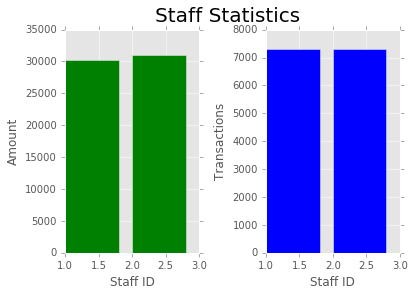

Write the Python code that produced this figure.
import psycopg2 as pg2
from matplotlib import pyplot as plt
from matplotlib import style
style.use('ggplot')
import numpy as np

conn = pg2. connect(database = 'dvdrental', user = 'postgres',
                    password = 'rishabhj')

cur = conn.cursor()

cur.execute('SELECT staff_id, SUM(amount) FROM payment GROUP BY staff_id ORDER BY staff_id')

amount_by_staff_id = cur.fetchall()

cur.execute('SELECT staff_id, COUNT(staff_id) FROM payment GROUP BY staff_id ORDER BY staff_id')

transactions_by_staff_id = cur.fetchall()

x = []
y = []
x1 = [] 
y1 = []
for row in amount_by_staff_id:
    x.append(str(row[0]))
    y.append(row[1])

for row in transactions_by_staff_id:
    x1.append(str(row[0]))
    y1.append(row[1])    

position = np.arange(2)
width = 1.4
fig = plt.figure()

fig.subplots_adjust(wspace = 0.5)
ax1 = fig.add_subplot(121)
ax1.set_xticks(position + width )
ax1.set_xticklabels(x)
ax1.set_ylabel('Amount')
ax1.set_xlabel('Staff ID')

ax2 = fig.add_subplot(122)
ax2.set_xticks(position + width)
ax2.set_xticklabels(x)
ax2.set_xlabel('Staff ID')
ax2.set_ylabel('Transactions')

ax1.bar(x,y, color = 'green')
ax2.bar(x1,y1, color = 'blue')
plt.suptitle('Staff Statistics', fontsize = 20)
plt.show()
    
